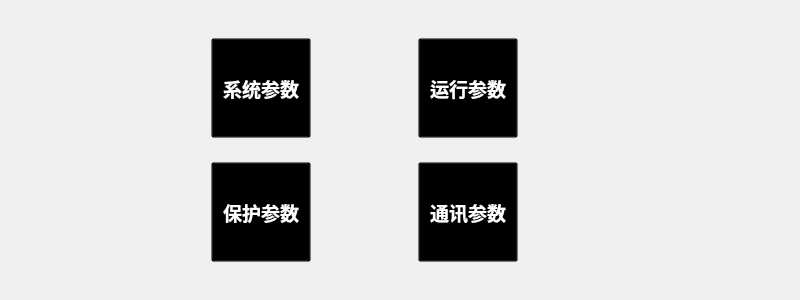
<?xml version="1.0" encoding="UTF-8"?>
<ui version="4.0">
 <class>ParaSet</class>
 <widget class="QWidget" name="ParaSet">
  <property name="geometry">
   <rect>
    <x>0</x>
    <y>0</y>
    <width>800</width>
    <height>300</height>
   </rect>
  </property>
  <property name="windowTitle">
   <string>Form</string>
  </property>
  <widget class="QWidget" name="layoutWidget">
   <property name="geometry">
    <rect>
     <x>110</x>
     <y>20</y>
     <width>511</width>
     <height>261</height>
    </rect>
   </property>
   <layout class="QGridLayout" name="gridLayout">
    <item row="0" column="0">
     <widget class="QToolButton" name="system">
      <property name="minimumSize">
       <size>
        <width>100</width>
        <height>100</height>
       </size>
      </property>
      <property name="font">
       <font>
        <family>AR PL UKai CN</family>
        <pointsize>14</pointsize>
        <weight>75</weight>
        <bold>true</bold>
       </font>
      </property>
      <property name="styleSheet">
       <string notr="true">background:transparent;color:white;</string>
      </property>
      <property name="text">
       <string>系统参数</string>
      </property>
      <property name="icon">
       <iconset resource="InverterController.qrc">
        <normaloff>:/images/canshusetbig.png</normaloff>:/images/canshusetbig.png</iconset>
      </property>
      <property name="iconSize">
       <size>
        <width>60</width>
        <height>60</height>
       </size>
      </property>
      <property name="toolButtonStyle">
       <enum>Qt::ToolButtonTextUnderIcon</enum>
      </property>
     </widget>
    </item>
    <item row="0" column="1">
     <widget class="QToolButton" name="run">
      <property name="minimumSize">
       <size>
        <width>100</width>
        <height>100</height>
       </size>
      </property>
      <property name="font">
       <font>
        <family>AR PL UKai CN</family>
        <pointsize>14</pointsize>
        <weight>75</weight>
        <bold>true</bold>
       </font>
      </property>
      <property name="styleSheet">
       <string notr="true">background:transparent;color:white;</string>
      </property>
      <property name="text">
       <string>运行参数</string>
      </property>
      <property name="icon">
       <iconset resource="InverterController.qrc">
        <normaloff>:/images/yunxingshezhi.png</normaloff>:/images/yunxingshezhi.png</iconset>
      </property>
      <property name="iconSize">
       <size>
        <width>60</width>
        <height>60</height>
       </size>
      </property>
      <property name="toolButtonStyle">
       <enum>Qt::ToolButtonTextUnderIcon</enum>
      </property>
     </widget>
    </item>
    <item row="1" column="0">
     <widget class="QToolButton" name="protect">
      <property name="minimumSize">
       <size>
        <width>100</width>
        <height>100</height>
       </size>
      </property>
      <property name="font">
       <font>
        <family>AR PL UKai CN</family>
        <pointsize>14</pointsize>
        <weight>75</weight>
        <bold>true</bold>
       </font>
      </property>
      <property name="styleSheet">
       <string notr="true">background:transparent;color:white;</string>
      </property>
      <property name="text">
       <string>保护参数</string>
      </property>
      <property name="icon">
       <iconset resource="InverterController.qrc">
        <normaloff>:/images/canshusetbig.png</normaloff>:/images/canshusetbig.png</iconset>
      </property>
      <property name="iconSize">
       <size>
        <width>60</width>
        <height>60</height>
       </size>
      </property>
      <property name="toolButtonStyle">
       <enum>Qt::ToolButtonTextUnderIcon</enum>
      </property>
     </widget>
    </item>
    <item row="1" column="1">
     <widget class="QToolButton" name="comm">
      <property name="minimumSize">
       <size>
        <width>100</width>
        <height>100</height>
       </size>
      </property>
      <property name="font">
       <font>
        <family>AR PL UKai CN</family>
        <pointsize>14</pointsize>
        <weight>75</weight>
        <bold>true</bold>
       </font>
      </property>
      <property name="styleSheet">
       <string notr="true">background:transparent;color:white;</string>
      </property>
      <property name="text">
       <string>通讯参数</string>
      </property>
      <property name="icon">
       <iconset resource="InverterController.qrc">
        <normaloff>:/images/canshusetbig.png</normaloff>:/images/canshusetbig.png</iconset>
      </property>
      <property name="iconSize">
       <size>
        <width>60</width>
        <height>60</height>
       </size>
      </property>
      <property name="toolButtonStyle">
       <enum>Qt::ToolButtonTextUnderIcon</enum>
      </property>
     </widget>
    </item>
   </layout>
  </widget>
 </widget>
 <resources>
  <include location="InverterController.qrc"/>
 </resources>
 <connections/>
</ui>
